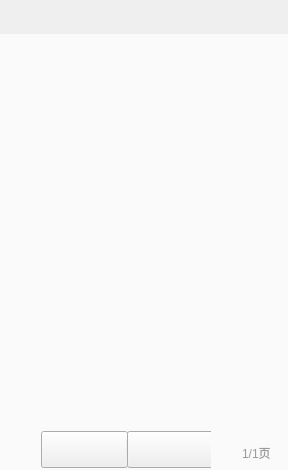
<?xml version="1.0" encoding="UTF-8"?>
<ui version="4.0">
 <class>AddReportLossSelectWidget</class>
 <widget class="QWidget" name="AddReportLossSelectWidget">
  <property name="geometry">
   <rect>
    <x>0</x>
    <y>0</y>
    <width>288</width>
    <height>470</height>
   </rect>
  </property>
  <property name="windowTitle">
   <string>Form</string>
  </property>
  <layout class="QVBoxLayout" name="verticalLayout">
   <property name="spacing">
    <number>0</number>
   </property>
   <property name="leftMargin">
    <number>0</number>
   </property>
   <property name="topMargin">
    <number>0</number>
   </property>
   <property name="rightMargin">
    <number>0</number>
   </property>
   <property name="bottomMargin">
    <number>0</number>
   </property>
   <item>
    <widget class="AddReportLossTitleWidget" name="titleWidget" native="true">
     <property name="minimumSize">
      <size>
       <width>0</width>
       <height>34</height>
      </size>
     </property>
     <property name="maximumSize">
      <size>
       <width>16777215</width>
       <height>34</height>
      </size>
     </property>
    </widget>
   </item>
   <item>
    <widget class="AddReportLossListView" name="listView">
     <property name="styleSheet">
      <string notr="true">border:none;
background-color: rgb(250, 250, 250);</string>
     </property>
     <property name="verticalScrollBarPolicy">
      <enum>Qt::ScrollBarAlwaysOff</enum>
     </property>
     <property name="horizontalScrollBarPolicy">
      <enum>Qt::ScrollBarAlwaysOff</enum>
     </property>
    </widget>
   </item>
   <item>
    <widget class="QWidget" name="leftWidget" native="true">
     <property name="minimumSize">
      <size>
       <width>0</width>
       <height>41</height>
      </size>
     </property>
     <property name="maximumSize">
      <size>
       <width>16777215</width>
       <height>41</height>
      </size>
     </property>
     <property name="styleSheet">
      <string notr="true">QWidget#leftWidget{
	background-color:#fafafa;
}</string>
     </property>
     <layout class="QHBoxLayout" name="horizontalLayout_4">
      <property name="spacing">
       <number>0</number>
      </property>
      <property name="leftMargin">
       <number>14</number>
      </property>
      <property name="topMargin">
       <number>0</number>
      </property>
      <property name="rightMargin">
       <number>14</number>
      </property>
      <property name="bottomMargin">
       <number>0</number>
      </property>
      <item>
       <spacer name="horizontalSpacer_2">
        <property name="orientation">
         <enum>Qt::Horizontal</enum>
        </property>
        <property name="sizeHint" stdset="0">
         <size>
          <width>40</width>
          <height>20</height>
         </size>
        </property>
       </spacer>
      </item>
      <item>
       <widget class="QWidget" name="widget_5" native="true">
        <property name="sizePolicy">
         <sizepolicy hsizetype="Preferred" vsizetype="Preferred">
          <horstretch>0</horstretch>
          <verstretch>0</verstretch>
         </sizepolicy>
        </property>
        <property name="minimumSize">
         <size>
          <width>170</width>
          <height>0</height>
         </size>
        </property>
        <property name="maximumSize">
         <size>
          <width>170</width>
          <height>16777215</height>
         </size>
        </property>
        <layout class="QHBoxLayout" name="horizontalLayout_5">
         <property name="spacing">
          <number>0</number>
         </property>
         <property name="leftMargin">
          <number>0</number>
         </property>
         <property name="topMargin">
          <number>0</number>
         </property>
         <property name="rightMargin">
          <number>0</number>
         </property>
         <property name="bottomMargin">
          <number>0</number>
         </property>
         <item>
          <widget class="QPushButton" name="lastPageButton">
           <property name="minimumSize">
            <size>
             <width>87</width>
             <height>37</height>
            </size>
           </property>
           <property name="maximumSize">
            <size>
             <width>87</width>
             <height>37</height>
            </size>
           </property>
           <property name="styleSheet">
            <string notr="true">QPushButton
{
	border-image: url(:/saleImage/btn-up-nomal.png);
}

QPushButton:pressed
{
	border-image: url(:/saleImage/btn-up-pess.png);
}

QPushButton:disabled
{
border-image: url(:/saleImage/btn-up-disable.png);
}</string>
           </property>
           <property name="text">
            <string/>
           </property>
          </widget>
         </item>
         <item>
          <widget class="QWidget" name="widget_6" native="true">
           <property name="minimumSize">
            <size>
             <width>1</width>
             <height>18</height>
            </size>
           </property>
           <property name="maximumSize">
            <size>
             <width>1</width>
             <height>18</height>
            </size>
           </property>
           <property name="styleSheet">
            <string notr="true">border: 1px solid #ededed;</string>
           </property>
          </widget>
         </item>
         <item>
          <widget class="QPushButton" name="nextPageButton">
           <property name="minimumSize">
            <size>
             <width>87</width>
             <height>37</height>
            </size>
           </property>
           <property name="maximumSize">
            <size>
             <width>87</width>
             <height>37</height>
            </size>
           </property>
           <property name="styleSheet">
            <string notr="true">QPushButton{
	border-image: url(:/saleImage/btn-down-nomal.png);
}

QPushButton:pressed{
	border-image: url(:/saleImage/btn-down-pess.png);
}

QPushButton:disabled{
	border-image: url(:/saleImage/btn-down-disabled.png);
}</string>
           </property>
           <property name="text">
            <string/>
           </property>
          </widget>
         </item>
        </layout>
       </widget>
      </item>
      <item>
       <spacer name="horizontalSpacer">
        <property name="orientation">
         <enum>Qt::Horizontal</enum>
        </property>
        <property name="sizeHint" stdset="0">
         <size>
          <width>40</width>
          <height>20</height>
         </size>
        </property>
       </spacer>
      </item>
      <item>
       <widget class="QLabel" name="pageLabel">
        <property name="styleSheet">
         <string notr="true">font-size:12px;
color:#999999;
font-family:&quot;微软雅黑&quot;;
padding-top:6px;</string>
        </property>
        <property name="text">
         <string>1/1页</string>
        </property>
       </widget>
      </item>
     </layout>
    </widget>
   </item>
  </layout>
 </widget>
 <customwidgets>
  <customwidget>
   <class>AddReportLossTitleWidget</class>
   <extends>QWidget</extends>
   <header>addreportlosstitlewidget.h</header>
   <container>1</container>
  </customwidget>
  <customwidget>
   <class>AddReportLossListView</class>
   <extends>QListView</extends>
   <header>addreportlosslistview.h</header>
  </customwidget>
 </customwidgets>
 <resources/>
 <connections/>
</ui>
